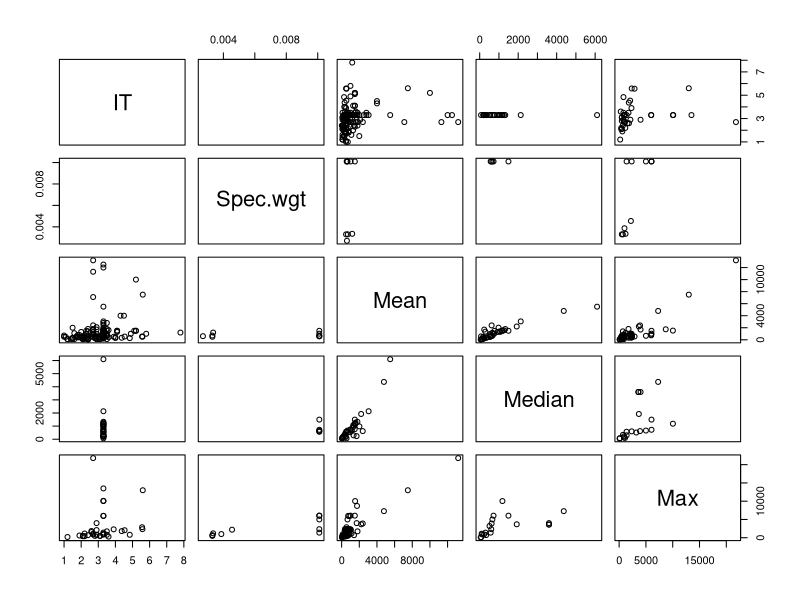

Reproduce this figure in R. (Note: this script raises an error after producing the figure.)
##bee foraging workflow

forage=read.csv(file="data/bee_foraging.csv",header=T)
head(forage)
str(forage)
table(forage$Tribe)

colnames(forage)
pairs(forage[,c(15,16,19:21)])

#Greenleaf 1 eq. per method of measure "type" 4 Types in greenleaf, but we have 12.
#Plus different for mean, max,...
# sample size greenleaf ~ 14 homing + 14 feeding + 70 other (in measurements, which is ~ 50 species)
# We do have ~ 107 species (x2!)
# test for sociality in a PGLS Forage ~ IT * Soc (PGLS)
# test rmse
# + 3 + 3 + 2 hoverflies ~ 7 ... 
# We provide an itertive framewwork!



options(stringsAsFactors = TRUE)

forage[1:152,c("Spec.wgt")]=exp(predict(Flm,newdata=forage[1:152,]))

#match with this which function
#bee_mean[which(bee_mean$Species=='Homalictus_urbanus' ),]


forage[135:263,c("Spec.wgt")]=exp(predict(Genus.lm,newdata=forage[135:265,]))
forage[135:263,c("Spec.wgt")]=exp(predict(Tribe.lm,newdata=forage[135:263,]))

forage$Mean[is.na(forage$Mean)] <- forage$Median[is.na(forage$Mean)]

options(na.action=na.omit)

for.lme=lmer(log(Max)~log(Spec.wgt)+Social_strict+(1|Type)+(1|Reference)+(1|Species),na.action=na.omit,forage)
plot(for.lme)

str(forage)

plot(log(Mean)~log(Spec.wgt),forage,col=Social_strict)

##REMOVE SMALL TRIBES?

as.data.frame(forage %>% group_by(Tribe) %>% 
                        filter(colSums(Tribe))>1)

                      filter(n_distinct(Tribe))>2
                      
                      